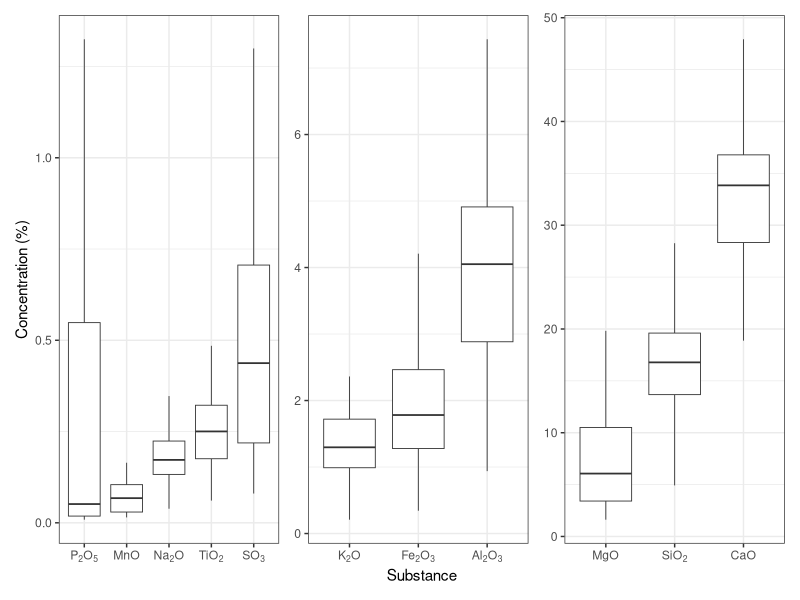
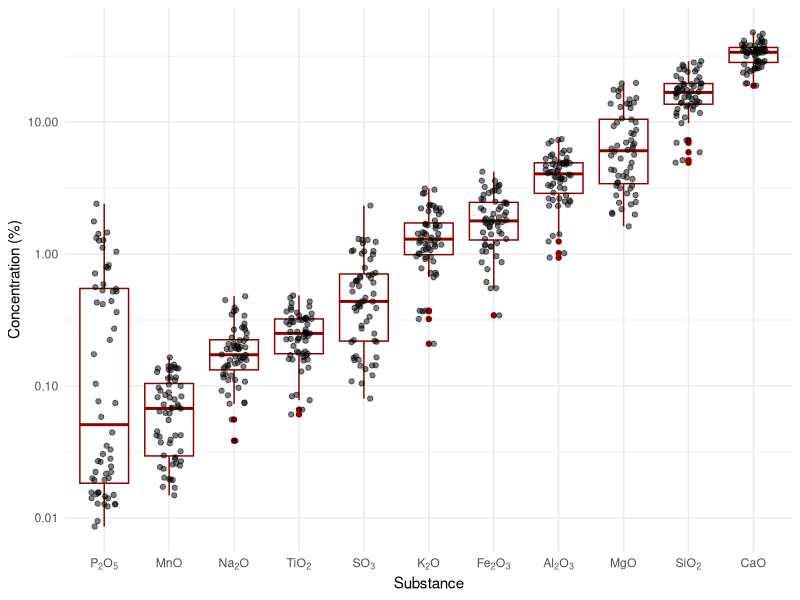
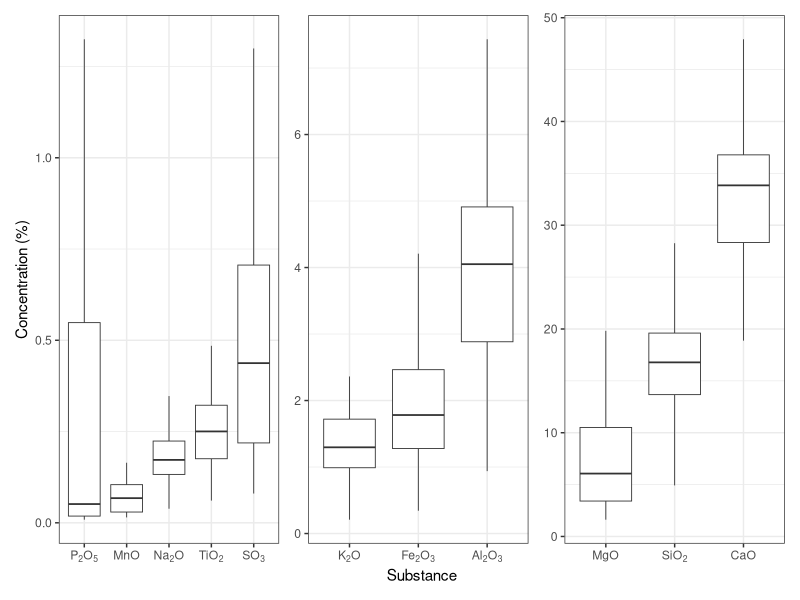

Source code (R) for these figures, in order:
## ---- chunk 1
knitr::opts_chunk$set(echo = TRUE,warning = FALSE, message = FALSE)

# Load required libraries
library(tidyverse)
library(ggplot2)
library(readxl)
library(patchwork)
## ---- chunk 2
# Load data from input folder

dt_fines <- read_excel("input/Fines_Sample_data.xlsx",
    sheet = "XRF", skip = 1)

## ---- chunk 3
# Summary statistics
summary(dt_fines)



names(dt_fines) <- c("Mineralresource", "Deposit", "Samplenumber", "LOI950°C", "SiO2", "TiO2", "Al2O3",
"Fe2O3", "MnO", "MgO", "CaO", "Na2O", "K2O", "P2O5",
"SO3")


## ---- chunk 4

# format data for plotting
# pivot longer, excluding non-numeric columns

#exclude LOI950°C 
dt_fines_long <- dt_fines %>%  select(-c("LOI950°C"))

dt_fines_long <- dt_fines_long %>%
  pivot_longer(cols = c("SiO2", "TiO2", "Al2O3",
"Fe2O3", "MnO", "MgO", "CaO", "Na2O", "K2O", "P2O5",
"SO3"),
               names_to = "Substance",
               values_to = "Concentration")

# create boxplot, sort x-axis by median concentration
#plot  MgO, SiO2, CaO separately due to scale issues
#start with these

subs_high <- c("MgO",  "SiO2",  "CaO")
subs_medium <- c("Al2O3", "Fe2O3", "K2O")
subs_low <- c("TiO2", "MnO", "P2O5", "Na2O", "SO3")

#refactor the three plots below into a function


## ---- chunk 5

# Create a named vector for chemical formula labels with subscripts
chem_labels <- c(
  "SiO2" = expression(SiO[2]),
  "TiO2" = expression(TiO[2]),
  "Al2O3" = expression(Al[2]*O[3]),
  "Fe2O3" = expression(Fe[2]*O[3]),
  "MnO" = expression(MnO),
  "MgO" = expression(MgO),
  "CaO" = expression(CaO),
  "Na2O" = expression(Na[2]*O),
  "K2O" = expression(K[2]*O),
  "P2O5" = expression(P[2]*O[5]),
  "SO3" = expression(SO[3])
)

boxplot_fines <- function(substances){
  ggplot(dt_fines_long %>% filter(Substance %in% substances),
         aes(x = reorder(Substance, Concentration, FUN = median), y = Concentration)) +
    geom_boxplot(outliers = F,
                 size=0.3) +
    labs(x = "Substance",
         y = "Concentration (%)") +
    scale_x_discrete(labels = chem_labels) +
    theme_bw()
  #  geom_jitter(size = 0.1, alpha = 0.5)
}


a <- boxplot_fines(subs_low)

b <- boxplot_fines(subs_medium)
   
c <- boxplot_fines(subs_high)

  
  

(a + b + c) + plot_layout(nrow = 1, guides = "collect",axes = "collect")
  #apply theme_bw to all plots
  


#sace to file (png, width=12in, height=6in, res=300)

ggsave("output/boxplot_xrf_fines.png", width = 12, height = 6, dpi = 300, scale=0.6)
  




## ---- chunk 6

# create boxplot with log y-axis, sort x-axis by median concentration
a_log <- ggplot(dt_fines_long,
       aes(x = reorder(Substance, Concentration, FUN = median), y = Concentration
)) +
  geom_boxplot(color = "darkred") +
  labs(x = "Substance",
       y = "Concentration (%)") +
  theme_minimal()+
  geom_jitter(width = 0.2, alpha = 0.5) +
  scale_y_log10() +
  scale_x_discrete(labels = chem_labels)
a_log



## ---- chunk 7
# Correlation plots between 

